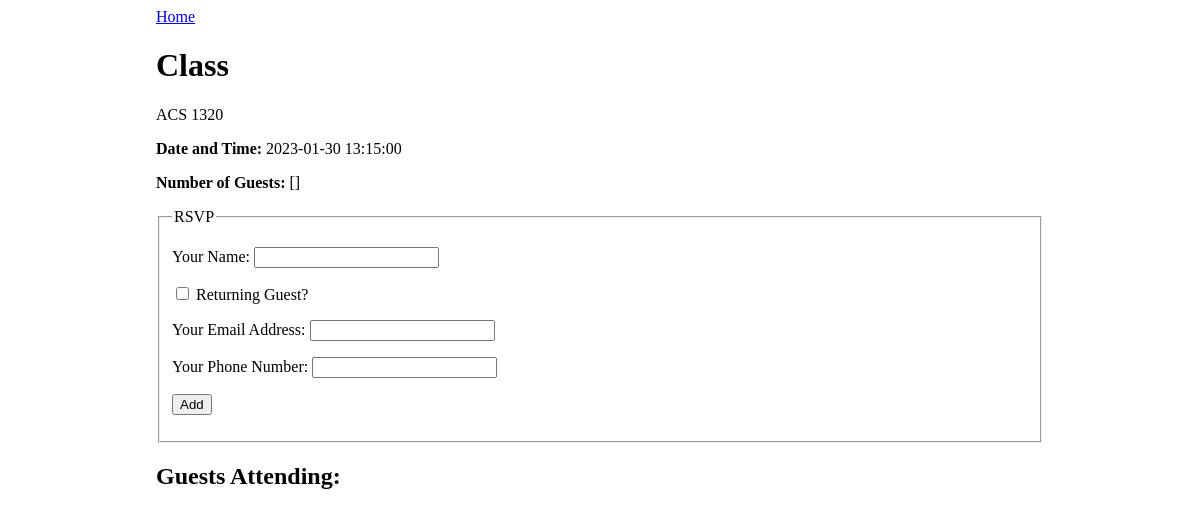
Screenshot of /event/2 with the database file from the repository.
### events_app/models.py (models this page shows)
class Event(db.Model):
    id = db.Column(db.Integer, primary_key=True)
    title = db.Column(db.String(80), nullable=False)
    description = db.Column(db.String(250))
    date_and_time = db.Column(db.DateTime)
    guests = db.relationship(
        'Guest', secondary='guest_event', back_populates='events_attending')
    event_type = db.Column(db.Enum(Type), default=Type.OTHER)

### events_app/routes.py (the view)
@main.route('/event/<event_id>', methods=['GET'])
def event_detail(event_id):
    event = Event.query.get(event_id)
    return render_template('event_detail.html', event=event)

### events_app/templates/event_detail.html (shortened to what this page needs)
{% extends 'base.html' %}
{% block content %}
<a href="/">Home</a>
<h1>{{ event.title }}</h1>
<p>{{ event.description }}</p>
<p><strong>Date and Time: </strong>{{ event.date_and_time }}</p>
<p><strong>Number of Guests: </strong>{{ event.guests }}</p>
<form method="POST">
    <fieldset>
        <legend>RSVP</legend>
        <p>
            <label>
                Your Name:
                <input type="text" name="guest_name">
            </label>
        </p>
        <p>
            <label>
                <input type="checkbox" name="returning" onchange="returningGuestChanged(this.checked)">
                Returning Guest?
            </label>
        </p>
        <div id="new-guest-info">
            <p>
                <label>
                    Your Email Address:
                    <input type="email" name="email">
                </label>
            </p>
            <p>
                <label>
                    Your Phone Number:
                    <input type="phone" name="phone">
                </label>
            </p>
        </div>
        <p>
            <input type="submit" name="submit" value="Add">
        </p>
    </fieldset>
</form>
<h2>Guests Attending:</h2>
{% endblock %}

### events_app/static/style.css (style rules this page uses)
body { display: flex; justify-content: center; }

### rows the page displays
Event: title "Class", description "ACS 1320", date_and_time "2023-01-30 13:15:00"

### other values shown
{{ event.guests }} "[]"
